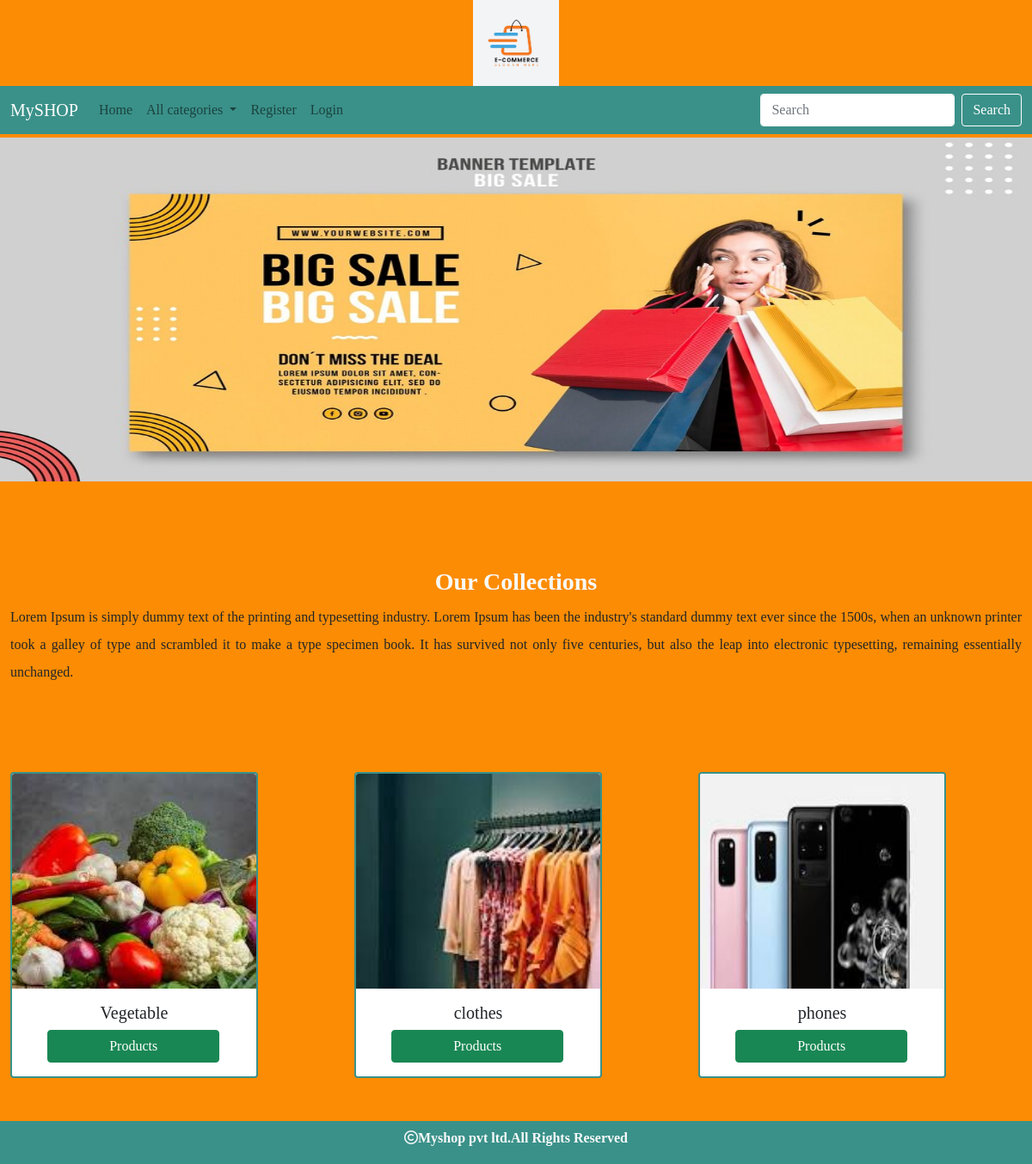
The page / on the database its author committed.
### shop/models.py (models this page shows, shortened)
class Category(models.Model):
    name=models.CharField(max_length=30)
    desc=models.TextField()
    image=models.ImageField(upload_to='categories',null=True,blank=True)

### shop/views.py (the view)
# urls.py: path('',views.allcategories,name="allcat"),
def allcategories(request):
    c = Category.objects.all()
    return render(request, 'category.html',{"c":c})

### cart/context_processors.py (called while the page is built, shortened)
def total(request):
    count = 0
    return {'count': count}

### shop/context_processors.py (called while the page is built)
def links(request):
    c=Category.objects.all()
    return {'links':c}

### templates/category.html
{% extends 'base.html' %}
{% load static %}
{% block content %}
<div class="mt-1" style="margin-bottom:100px">
    <img src="{% static 'images/banner3.jpg'%}" height="400px" width="100%">
</div>
<div class="container-fluid"style="margin-bottom:100px">
    <h3 class="text-center text-light fw-bold">Our Collections</h3>
    <p style="text-align:justify;line-height:2">Lorem Ipsum is simply dummy text of the printing and typesetting industry. Lorem Ipsum has been the industry's standard dummy text ever since the 1500s, when an unknown printer took a galley of type and scrambled it to make a type specimen book. It has survived not only five centuries, but also the leap into electronic typesetting, remaining essentially unchanged. </p>
</div>
<div class="container-fluid"style="margin-bottom:100px">
            <div class="row">
                {% for i in c %}
                   <div class="col-sm-4">
                          <div class="card rounded" style="width: 18rem;border-width:2px;border-color:#3a9189;">
                             <img src="{{i.image.url}}" width="100%" height="250px" class="card-img-top" alt="...">
                               <div class="card-body">
                                  <h5 class="card-title text-center">{{i.name}}</h5>
                                  <a href="{% url 'shop:products' i.id %}" style="position:relative;left:10%;width:200px;" class="btn btn-success">Products</a>
                               </div>
                          </div>
                   </div>
                {% endfor %}
            </div>
</div>
{% endblock %}

### static/css/style.css (style rules this page uses)
body { background-color:#fc8c03; font-family: "Zilla Slab", serif; font-optical-sizing: auto; font-weight: 300; font-style: normal; font-variation-settings: "wdth" 100; }

### rows shown on the page
Category: image (picture), name "Vegetable"
Category: image (picture), name "clothes"
Category: image (picture), name "phones"
